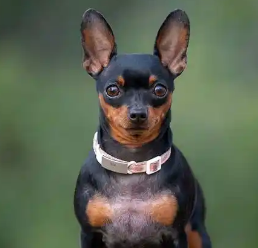
#> input picture 01-learning-basics/03-opencv/imgs/test.jpg, 258 x 248 px, given in place of the camera
$ python '11-通过摄像头检测颜色区域.py'
#> lines starting #> are read from the running program, lines starting #| are printed output that depends on the picture; after the words box and inside, x2 and y2 are one past the last pixel; in counts of white or black regions, pixels touching at a corner belong together
#> further down, frame is the input picture: shape (248, 258, 3); mean B, G, R 82.1, 100, 91.4
"""
通过摄像头的方式，检测颜色区域
"""
import cv2


# 检测颜色的函数
def detect_color(image):
    # 颜色标准
    image_hsv = cv2.cvtColor(image, cv2.COLOR_BGR2HSV)
#> image_hsv: shape (248, 258, 3); mean H, S, V 63.4, 66, 106.7
    # 只取出绿色的区域的黑白图
    mask = cv2.inRange(image_hsv, (100, 43, 46), (124, 255, 255))
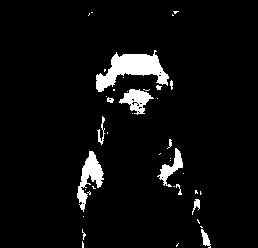
#> mask: shape (248, 258); 5.2% white; 41 white regions (29 under 20 px)
    contours, h = cv2.findContours(mask, mode=cv2.RETR_EXTERNAL, method=cv2.CHAIN_APPROX_SIMPLE)
#> contours = 41 contours, 33 with area under 20; largest, box (x1, y1, x2, y2) and area: (96, 50, 169, 92) 1284, (77, 151, 104, 212) 571, (119, 89, 154, 115) 415, (157, 148, 183, 187) 280, (201, 229, 211, 248) 71, (97, 116, 105, 145) 38, (192, 199, 200, 215) 37, (107, 97, 114, 103) 20; h = 41 rows, first 6: [1, -1, -1, -1], [2, 0, -1, -1], [3, 1, -1, -1], [4, 2, -1, -1], [5, 3, -1, -1], [6, 4, -1, -1]
    # 由于检测到的绿色有若干个，因此需要用循环方式遍历
    for contour in contours:
        if len(contour) >= 4:
            result = cv2.boundingRect(contour)
            x_min, y_min, w, h = result
            # 面积处理
            if h * w >= 1000:
                cv2.rectangle(image, (x_min, y_min), (x_min + w, y_min + h), color=(255, 255, 255), thickness=2)
                cv2.putText(image, "blue", (x_min, y_min), 1, 1.5, color=(255, 255, 255), thickness=2)
#> this loop made 41 passes
#> (contour, x_min, y_min, w, h) on passes 5, 9, 32, 36, 39: ([[200, 226], [201, 227], [202, 227], [201, 226]], 200, 226, 3, 2), ([[200, 191], [200, 194], [201, 193], [200, 192]], 200, 191, 2, 4), ([[113, 89], [113, 90], [114, 90], [114, 89]], 113, 89, 2, 2), ([[104, 69], [104, 71], [105, 70], [105, 69]], 104, 69, 2, 3), ([[89, 13], [89, 14], [88, 15], [89, 14]], 88, 13, 2, 3)
#> (x_min, y_min, w, h) on passes 1, 2, 3, 4, 6, 8: (176, 243, 3, 4), (82, 241, 2, 7), (201, 229, 10, 19), (82, 229, 4, 11), (197, 219, 3, 5), (192, 199, 8, 16)
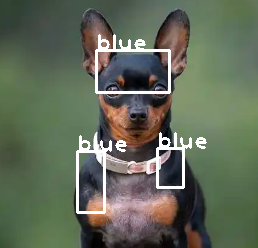
#> image: shape (248, 258, 3); 3.84% of pixels changed, all inside (x1, y1, x2, y2) = (76, 34, 207, 214)


cap = cv2.VideoCapture(0)

while True:

    flag, frame = cap.read()
    if flag is False:
        print("摄像头获取图像出现问题")
        break
    # 执行颜色检测
    detect_color(frame)
    cv2.imshow("capture", frame)
    if cv2.waitKey(2) == ord(" "):
#> (key Esc is pressed here)
        break
cv2.destroyAllWindows()
